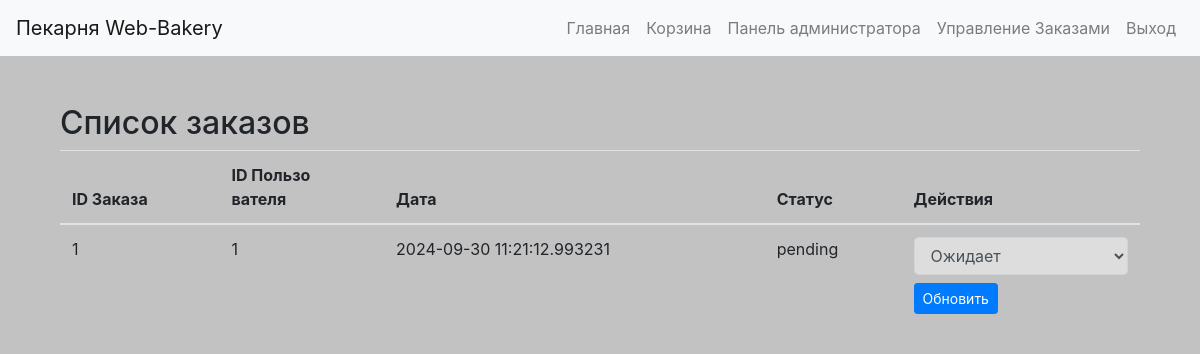
/orders (signed in), run on an earlier commit of the app's database.
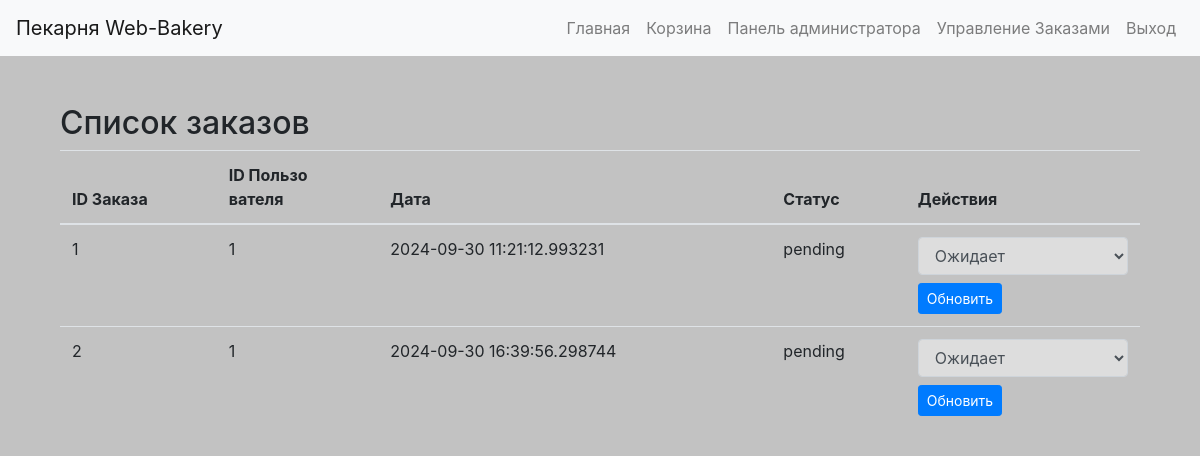
And on a later commit of the database.
### app/models.py (models this page shows, shortened)
class Purchase(db.Model):
    id = db.Column(db.Integer, primary_key=True)
    user_id = db.Column(db.Integer, db.ForeignKey('user.id'), nullable=False)
    created_at = db.Column(db.DateTime, default=datetime.now)
    status = db.Column(db.String(20), default='pending')  # Статус: 'pending', 'paid', 'completed'
    items = db.relationship('PurchaseItem', backref='purchase', lazy=True)

### app/routes.py (the view)
    def wrapper(*args, **kwargs):
        if not current_user.is_authenticated or (current_user.role != 'moderator' and current_user.role != 'admin'):
            abort(403)
        return func(*args, **kwargs)

### app/__init__.py (called while the page is built)
def create_app():
    app = Flask(__name__)
    app.config['SECRET_KEY'] = 'supedawrseddacreweqtkey'
    app.config['SQLALCHEMY_DATABASE_URI'] = 'sqlite:///bakery.db'
    app.config['SQLALCHEMY_TRACK_MODIFICATIONS'] = False
    db.init_app(app)
    migrate.init_app(app, db)
    login_manager.init_app(app)
    login_manager.login_view = 'main.login'
    login_manager.login_message = "Пожалуйста, войдите, чтобы получить доступ к этой странице."
    login_manager.login_message_category = "warning"
    from .models import User, Product, Category
    @login_manager.user_loader
    def load_user(user_id):
        return User.query.get(int(user_id))
    from . import routes
    app.register_blueprint(routes.bp)
    with app.app_context():
        db.create_all()
    return app

### app/routes.py (called while the page is built)
def moder_required(func):
    def wrapper(*args, **kwargs):
        if not current_user.is_authenticated or (current_user.role != 'moderator' and current_user.role != 'admin'):
            abort(403)
        return func(*args, **kwargs)
    wrapper.__name__ = func.__name__
    return wrapper

### app/templates/orders.html (shortened to what this page needs)
{% extends 'base.html' %}
{% block content %}
    <div class="container mt-5">
        <h2>Список заказов</h2>
        <table class="table">
            <thead>
                <tr>
                    <th>ID Заказа</th>
                    <th>ID Пользо <br class="hidden-mobile"> вателя</th>
                    <th>Дата</th>
                    <th>Статус</th>
                    <th>Действия</th>
                </tr>
            </thead>
            <tbody>
                {% for purchase in purchases %}
                    <tr>
                        <td>{{ purchase.id }}</td>
                        <td>{{ purchase.user_id }}</td>
                        <td>{{ purchase.created_at }}</td>
                        <td>{{ purchase.status }}</td>
                        <td>
                            <form method="POST" action="{{ url_for('main.update_order_status', order_id=purchase.id) }}">
                                <select name="status" class="form-control" style="background-color: rgb(221, 221, 221);">
                                    <option value="pending" {% if purchase.status == 'pending' %}selected{% endif %}>Ожидает</option>
                                </select>
                                <button type="submit" class="btn btn-primary btn-sm mt-2">Обновить</button>
                            </form>
                        </td>
                    </tr>
                {% endfor %}
            </tbody>
        </table>
    </div>
{% endblock %}

What changed in the data, as far as the page shows it:
added Purchase: id "2", user_id "1", created_at "2024-09-30 16:39:56.298744", status "pending", status "Ожидает"
